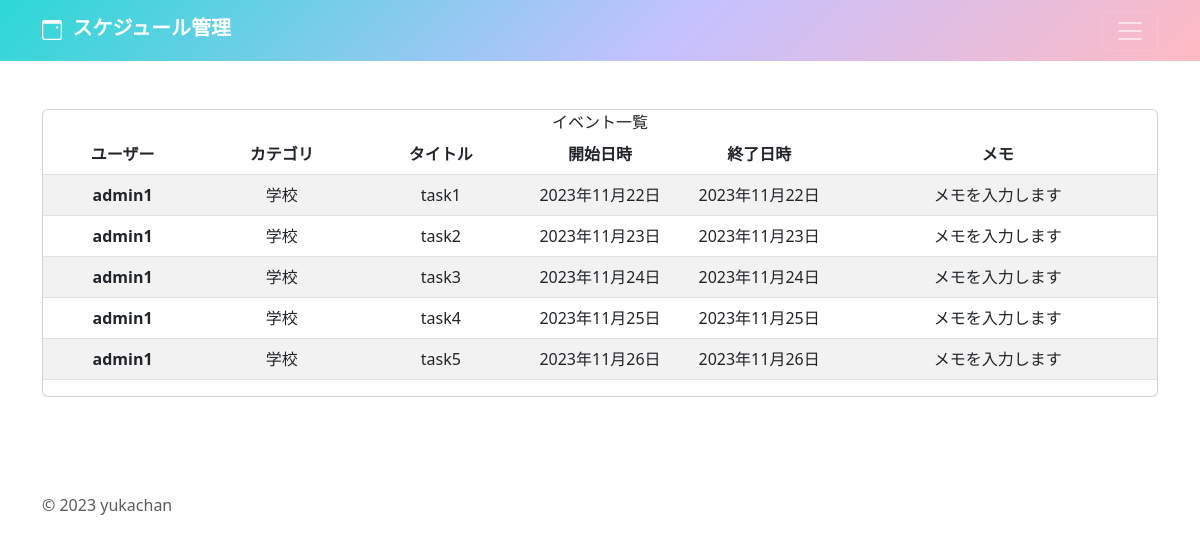
Screenshot of /mypage/ (signed in) with the database file from the repository.
### schedule/models.py (models this page shows, shortened)
class SchedulePost(models.Model):
     user = models.ForeignKey(
          CustomUser,
          verbose_name = 'ユーザー',
          on_delete = models.CASCADE, # ユーザー削除でイベントデータも全て削除する
     )
     category = models.ForeignKey(
          Category,
          verbose_name = 'カテゴリー',
          on_delete = models.PROTECT, # カテゴリーにデータがある場合はカテゴリーを削除できない
     )
     title = models.CharField(
          verbose_name = 'タイトル',
          max_length = 20,
     )
     start_date = models.DateField(
          verbose_name = '開始日時',
          default=timezone.now,
     )
     end_date = models.DateField(
          verbose_name = '終了日時',
          default=timezone.now,
     )
     memo = models.TextField(
          verbose_name = 'メモ',
          max_length = 200,
     )

class Category(models.Model):
     title = models.CharField(
          verbose_name = 'カテゴリー',
          max_length = 20,
     )
     def __str__(self):
          return self.title

### accounts/models.py (models this page shows)
class CustomUser(AbstractUser):
    pass

### schedule/views.py (the view)
# urls.py: path('mypage/',views.MypageView.as_view(),name='mypage'),
class MypageView(ListView):
    template_name = 'mypage.html'
    def get_queryset(self):
        queryset = SchedulePost.objects.filter(user=self.request.user)
        return queryset

### schedule/templates/mypage.html (shortened to what this page needs)
{% extends 'base.html' %}
  {% block contents %}
  {% include 'list.html' %}
  {% endblock %}

### schedule/templates/base.html (shortened to what this page needs)
{% load static %}
<!doctype html>
<html lang="ja" data-bs-theme="auto">
  <head><script src="../assets/js/color-modes.js"></script>
    <link href="https://cdn.jsdelivr.net/npm/bootstrap@5.3.0/dist/css/bootstrap.min.css" rel="stylesheet">
  </head>
<body>
<header data-bs-theme="light">
  <div class="navbar navbar-dark" style="background: linear-gradient(-225deg, #2CD8D5 0%, #C5C1FF 56%, #FFBAC3 100%);">
    <div class="container">
      <a href="{% url 'schedule:index' %}" class="navbar-brand d-flex align-items-center">
        <link rel="stylesheet" href="https://cdn.jsdelivr.net/npm/bootstrap-icons@1.11.1/font/bootstrap-icons.css">
        <i class="bi bi-calendar3-event"></i>&nbsp;&nbsp;
        <strong>
          <div class="hover1">スケジュール管理</div>
        </strong>
      </a>
      <button class="navbar-toggler" type="button" data-bs-toggle="collapse" data-bs-target="#navbarHeader" aria-controls="navbarHeader" aria-expanded="false" aria-label="Toggle navigation">
        <span class="navbar-toggler-icon"></span>
      </button>
    </div>
  </div>
</header>
<main>
  {% block contents %}{% endblock %}
</main>
<footer class="text-body-secondary py-5">
  <div class="container">
    <p class="mb-1">&copy; 2023 yukachan</p>
  </div>
</footer>
    </body>
</html>

### schedule/templates/list.html
{% load static %}
<div class="py-5">
  <div class="container text-center">
    <div class="col offset-0">
      <link rel="stylesheet" href={% static "css/list.css" %}>
        <div class="card">
        <div class="card-heder">イベント一覧</div>
        <div class="col">
          <table class="table table-striped table-responsive">
            <thead>
              <tr>
                <th scope="col" class="text-center" style="width: 100px;">ユーザー</th>
                <th scope="col" class="text-center" style="width: 100px;">カテゴリ</th>
                <th scope="col" class="text-center" style="width: 100px;">タイトル</th>
                <th scope="col" class="text-center" style="width: 100px;">開始日時</th>
                <th scope="col" class="text-center" style="width: 100px;">終了日時</th>
                <th scope="col" class="text-center" style="width: 200px;">メモ</th>
              </tr>
            </thead>
            <tbody>
              {% for record in object_list %}
              <tr>
                <th scope="row" style="width: 100px;">{{ record.user }}</th>
                <td class="text-center" style="width: 100px;">{{ record.category }}</td>
                <td class="text-center" style="width: 100px;">{{ record.title }}</td>
                <td class="text-center" style="width: 100px;">{{ record.start_date }}</td>
                <td class="text-center" style="width: 100px;">{{ record.end_date }}</td>
                <td class="text-center" style="width: 200px;">{{ record.memo }}</td>
              </tr>
              {% endfor %}
            </tbody>
          </table>
        </div>
        </div>
    </div>
  </div>
</div>

### schedule/templates/base.html (style rules this page uses)
.hover1 { padding-bottom: 5px; position: relative; }
.hover1::before { background: white; content: ''; width: 100%; height: 2px; position: absolute; left: 0; bottom: 0; margin: auto; transform-origin: right top; transform: scale(0, 1); transition: transform .3s; }

### rows the page displays
SchedulePost: user "admin1", category "学校", title "task1", start_date "2023年11月22日", end_date "2023年11月22日", memo "メモを入力します"
SchedulePost: user "admin1", category "学校", title "task2", start_date "2023年11月23日", end_date "2023年11月23日", memo "メモを入力します"
SchedulePost: user "admin1", category "学校", title "task3", start_date "2023年11月24日", end_date "2023年11月24日", memo "メモを入力します"
SchedulePost: user "admin1", category "学校", title "task4", start_date "2023年11月25日", end_date "2023年11月25日", memo "メモを入力します"
SchedulePost: user "admin1", category "学校", title "task5", start_date "2023年11月26日", end_date "2023年11月26日", memo "メモを入力します"
